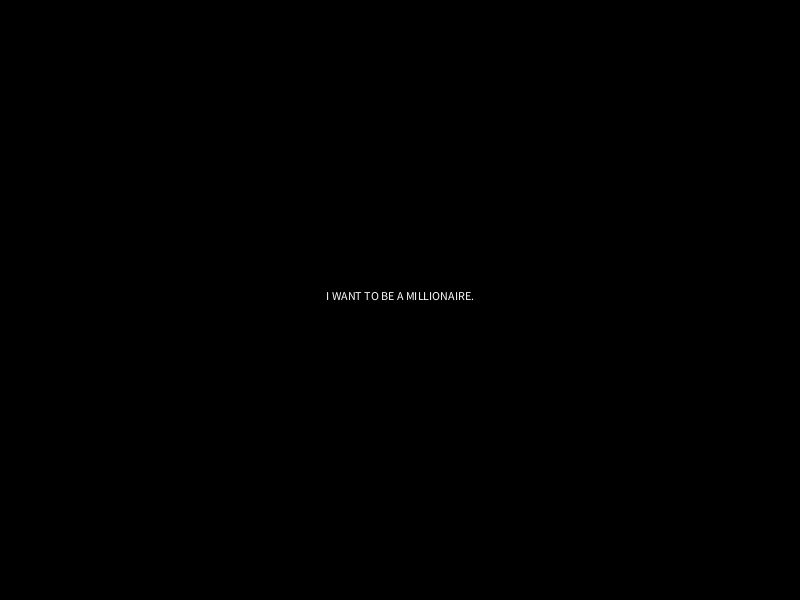
Frame 1 (no input)
Frame 60 (the mouse pressed at the canvas centre just before this capture): identical to frame 1, image omitted
Frame 120 (the mouse held since frame 60 and released just before this capture): identical to frame 1, image omitted

The Processing sketch that drew this single still picture (run headless with seeded random() and noise(); from frame 60 on, the mouse is pressed at the canvas centre):

// Processing sketch: processing_174248
// ── processing_174248.pde

int gameState = 0;
int i = 0;

Question[]questions = new Question[3];

void setup() {
  size(800, 600);
  String[] answers0 = {
    "A. dog", 
    "B. eagle", 
    "C. platypus", 
    "D. roadrunner"
  };
  questions [0] = new Question("What is the Crossroads school mascot?", 'D', answers0);
  String[] answers1 = {
    "A. C", 
    "B. A", 
    "C. D", 
    "D. B"
  };
  questions [1] = new Question("What is my favorite letter?", 'C', answers1);
  String[] answers2 = {
    "A. You", 
    "B. Me", 
    "C. Yesterday", 
    "D. Forever"
  };
  questions [2] = new Question("Happiest dog?", 'B', answers2);
}



void draw() {
  background(0);
  if (gameState ==0) {
    drawSplashScreen();
  } else if (gameState == 1) {
    questions[i].display();
  } else if (gameState == 2) {
    drawCorrect();
  } else if (gameState == 3) {
    drawWrong();
  } else if (gameState == 4) {
    drawWin();
  }
}

void keyPressed() {
  if (gameState==0) {
    gameState = 1;
  } else if (gameState ==1) {
    if (questions[i].isCorrectAnswer(key)) {
      i++;
      if (i> questions.length-1) {
        gameState = 4;
      } else {
        gameState = 2;
      }
    } else {
      gameState = 3;
    }
  } else if (gameState == 2) {
    gameState = 1;
  } else if(gameState == 3){
    i = 0;
    gameState = 0;
  }
}

void mousePressed() {
  if (gameState == 1) {
  }
}

void drawSplashScreen() {
  textAlign(CENTER);
  text("I WANT TO BE A MILLIONAIRE.", width/2, height/2);
}

void drawCorrect() {
  textAlign(CENTER);
  fill(255);
  text("Okay .", width/2, height/2);
}

void drawWrong() {
  textAlign(CENTER);
  fill(255);
  text("no .stop it.", width/2, height/2);
}

void drawWin() {
  textAlign(CENTER);
  fill(255);
  text("wow", width/2, height/2);
}

class Question {
  String question;
  char correctAnswer;
  String[] answers;

  Question(String nquestion, char ncorrectAnswer, String[] nanswers) {
    question = nquestion;
      correctAnswer = ncorrectAnswer;
    answers = nanswers;
  }
  
  void display() {
    rectMode(CENTER);
    textAlign(CENTER, CENTER);
    noFill();
    rect(400, 100, 700, 100);
    text(question, 400, 100);
    //big rectangle(question)
    rect(200, 300, 250, 75);
    text(answers [0], 200, 300);
    //upper left box(answer 0)
    rect(600, 300, 250, 75);
    text(answers [1], 600, 300);
    //upper right box(answer 1)
    rect(200, 450, 250, 75);
    text(answers [2], 200, 450);
    //lower left box(answer 2)
    rect(600, 450, 250, 75);
    text(answers [3], 600, 450);
    //lower right box(answer 3)
  }
  boolean isCorrectAnswer(char answer){
    if(answer == correctAnswer)return true;
    else return false;
  }
}
